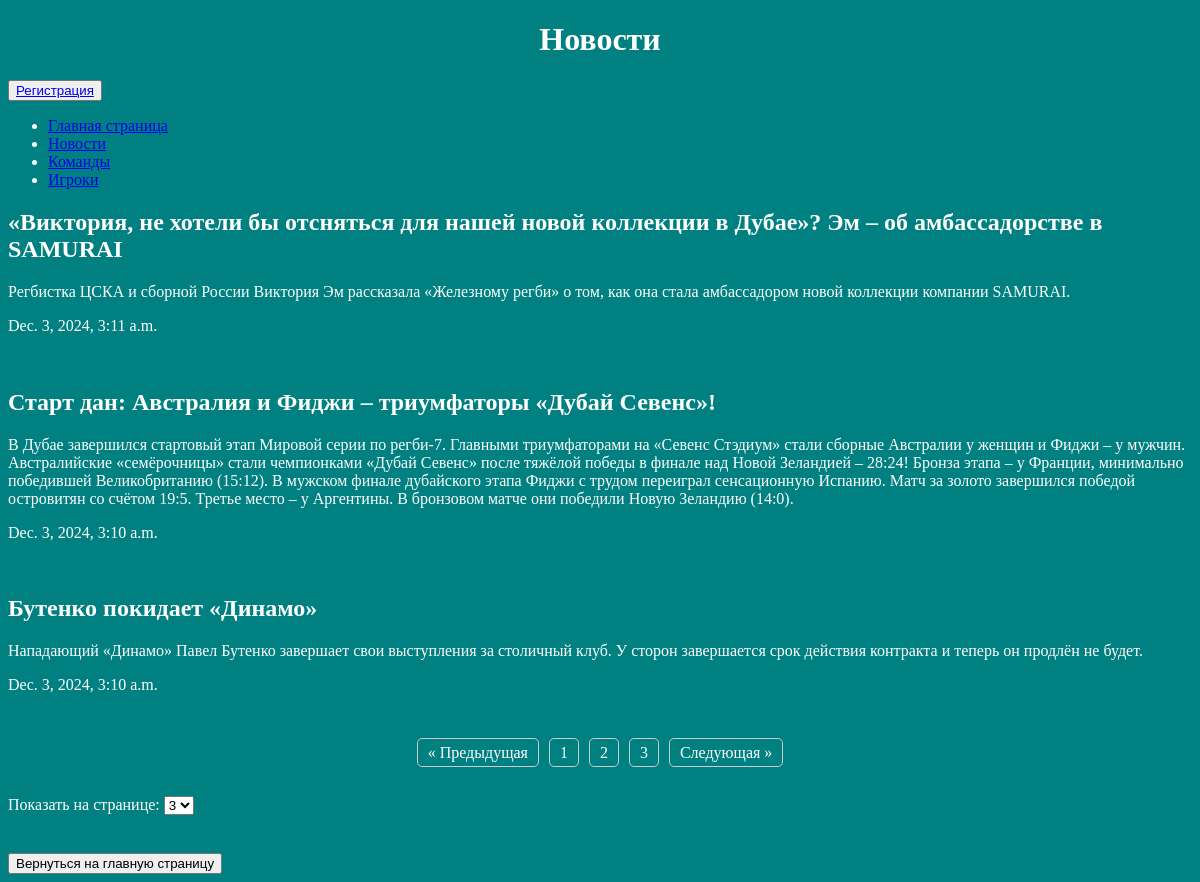
Screenshot of /news/?page=2 with the database file from the repository.
### task2/models.py (models this page shows, shortened)
class News(models.Model):
    title = models.CharField(max_length=255, verbose_name='Заголовок')
    content = models.TextField(verbose_name='Содержание')
    created_at = models.DateTimeField(auto_now_add=True, verbose_name='Дата создания')
    updated_at = models.DateTimeField(auto_now=True, verbose_name='Дата обновления')
    is_published = models.BooleanField(default=True, verbose_name='Опубликовано')
    category = models.ForeignKey(Category, on_delete=models.PROTECT, verbose_name='Категория')
    class Meta:
        verbose_name = 'Новость'
        verbose_name_plural = 'Новость'
        ordering = ['-created_at']

### task2/views.py (the view)
# urls.py: path('news/', news),
def news(request):
    posts = News.objects.all().order_by('-created_at')
    nums = request.GET.get('nums', 3)
    try:
        nums = int(nums)
    except ValueError:
        nums = 3
    paginator = Paginator(posts, nums)
    page_number = request.GET.get('page')
    page_obj = paginator.get_page(page_number)
    return render(request, 'news.html', {'page_obj': page_obj, 'nums': nums})

### templates/second_task/news.html (shortened to what this page needs)
{% extends "menu.html" %}
{% block pagename %}
    <h1>Новости</h1>
{% endblock %}
{% block menu %}
    {{ block.super }}
{% endblock %}
{% block content %}
    <div class="row">
        {% for news in page_obj%}
            <div class="col-md-4">
                <h2>{{ news.title }}</h2>
                <p>{{ news.content }}</p>
                <p>{{ news.created_at }}</p>
                <br>
            </div>
        {% endfor%}
    </div>
    {% if page_obj.has_other_pages %}
        <nav aria-label="Page navigation">
            <ul class="pagination">
                {% if page_obj.has_previous %}
                    <li class="page-item">
                        <a class="page-link" href="?page={{ page_obj.previous_page_number }}" aria-label="Previous">
                            <span aria-hidden="true">&laquo;</span>
                            Предыдущая
                        </a>
                    </li>
                {% endif %}
                {% for i in page_obj.paginator.page_range %}
                    {% if page_obj.number == i %}
                        <li class="page-item active" aria-current="page">
                            <a class="page-link" href="#">{{ i }}</a>
                        </li>
                    {% else %}
                    <li class="page-item">
                        <a class="page-link" href="?page={{ i }}">{{ i }}</a>
                    </li>
                    {% endif %}
                {% endfor %}
                {% if page_obj.has_next %}
                    <li class="page-item">
                        <a class="page-link" href="?page={{ page_obj.next_page_number }}" aria-label="Next">
                            Следующая
                            <span aria-hidden="true">&raquo;</span>
                        </a>
                    </li>
                {% endif %}
            </ul>
        </nav>
    {% endif %}
    <br>
    <div>
    <form method="get" style="margin-bottom: 20px;">
        <label for="nums">Показать на странице:</label>
        <select name="nums" id="nums" onchange="this.form.submit()">
            <option value="3" {% if nums == 3 %} selected {% endif %}>3</option>
        </select>
    </form>
</div>
    <br>
    <input type="button" onclick="window.location='/'" value="Вернуться на главную страницу">
{% endblock %}

### static/style.css (style rules this page uses)
body { background-color: teal; color: white }
h1 { text-align: center; }

### templates/second_task/menu.html (style rules this page uses)
.pagination { display: flex; justify-content: center; list-style-type: none; padding: 0; }
.pagination li { margin: 0 5px; }
.pagination a { text-decoration: none; padding: 5px 10px; border: 1px solid #ccc; border-radius: 5px; color: white; }

### rows the page displays
News: title "«Виктория, не хотели бы отсняться для нашей новой коллекции в Дубае»? Эм – об амбассадорстве в SAMURAI", content "Регбистка ЦСКА и сборной России Виктория Эм рассказала «Железному регби» о том, как она стала амбассадором новой коллекции компании SAMURAI.", created_at "Dec. 3, 2024, 3:11 a.m."
News: title "Старт дан: Австралия и Фиджи – триумфаторы «Дубай Севенс»!", content "В Дубае завершился стартовый этап Мировой серии по регби-7. Главными триумфаторами на «Севенс Стэдиум» стали сборные Австралии у женщин и Фиджи – у мужчин. Австралийские «семёрочницы» стали чемпионками «Дубай Севенс» после тяжёлой победы в финале над Новой Зеландией – 28:24! Бронза этапа – у Франции, минимально победившей Великобританию (15:12). В мужском финале дубайского этапа Фиджи с трудом переиграл сенсационную Испанию. Матч за золото завершился победой островитян со счётом 19:5. Третье место – у Аргентины. В бронзовом матче они победили Новую Зеландию (14:0).", created_at "Dec. 3, 2024, 3:10 a.m."
News: title "Бутенко покидает «Динамо»", content "Нападающий «Динамо» Павел Бутенко завершает свои выступления за столичный клуб. У сторон завершается срок действия контракта и теперь он продлён не будет.", created_at "Dec. 3, 2024, 3:10 a.m."

### other values shown
{{ i }} "1" "3"
{{ i }} "2"
